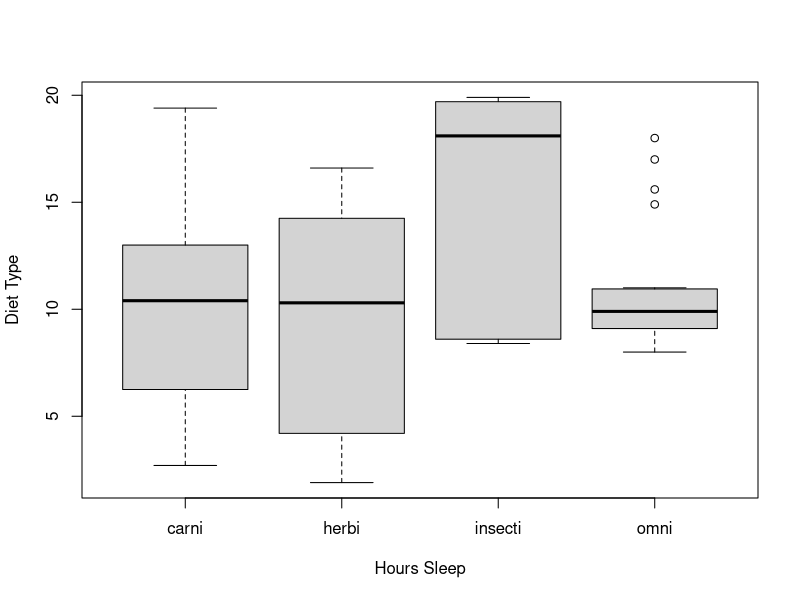
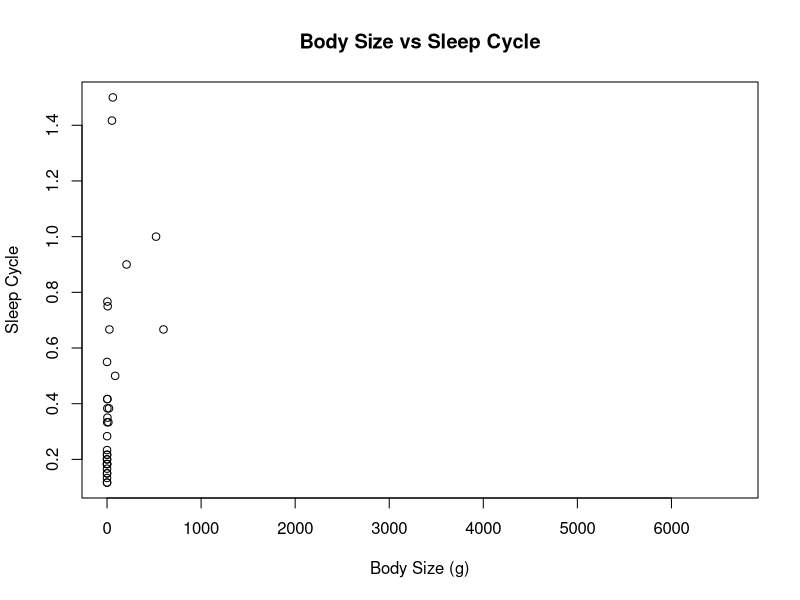
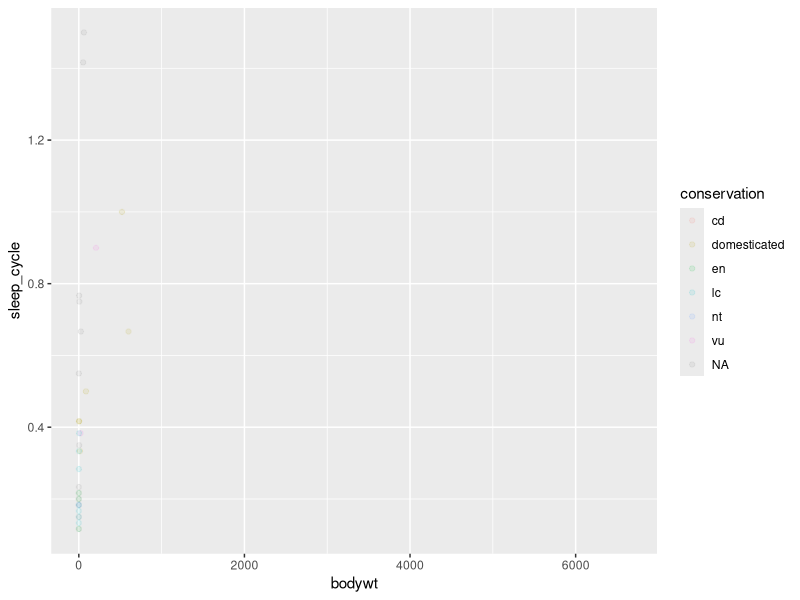

Reproduce these figures in R, in order.
### Assignment 9

# 1)

library(ggplot2)
data("msleep")

head(msleep)

#finding diet type categories
length(unique(msleep$vore)) # There are 5 different diet type categories

## differences between diet groups and sleep hours
boxplot(msleep$sleep_total ~  msleep$vore, ylab = "Diet Type", xlab = "Hours Sleep")


####

# 2) 

#plot() between the natural log of body size and the length of the sleep cycle
plot(msleep$bodywt, msleep$sleep_cycle, 
     xlab="Body Size (g)", ylab = "Sleep Cycle", main = "Body Size vs Sleep Cycle")

## Natural log for body size!!!

## ggplot()
ggplot(data = msleep, aes(x = bodywt, y = sleep_cycle)) +
  geom_point(alpha = 0.1, aes(color=conservation))
